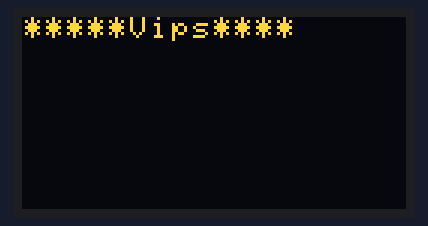
Recording of a sketch running on a simulated Arduino Uno, built with avr-gcc and run on an emulated ATmega328P. Shown: 128×64 one-colour display. Wiring (inferred from the names in the program): SSD1306 OLED at I2C address 0x3C. The OLED is the two-colour kind (top 16 rows yellow).

Above: at 0.2 s.
At 5.34 s:
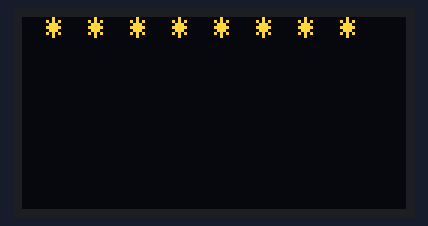
At 5.69 s:
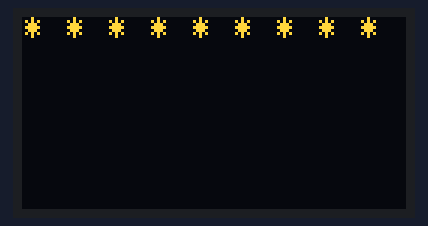

The sketch:

attiny_oled.ino
```cpp
#include "SSD1306_minimal.h"


SSD1306_Mini oled;

void setup() {
  pinMode(3, INPUT);

  oled.init(0x3c);
  oled.clear();
  oled.cursorTo(0, 0);
  oled.printString("*****Vips****");
  delay(5000);
}

int flagStar = 0;

void loop() {
  char ar[300];

  oled.cursorTo(0, 0);
  if (flagStar == 0)
  {
    oled.printString("* * * * * * * * *");
    flagStar = 1;
  }
  else
  {
    oled.printString(" * * * * * * * * ");
    flagStar = 0;
  }


  {

    int bData = 0;
    int arindx = 0;
    //if (bData == 35 || bData == 38 || bData == 41)
    if(0)
    {
      oled.cursorTo(0, bData - 34);
      oled.printString(ar);
    }
  }
  delay(100);
}
```

Measured:
- what the display in image 0 shows lasts 5.0 s, from 0.2 s to 5.2 s
